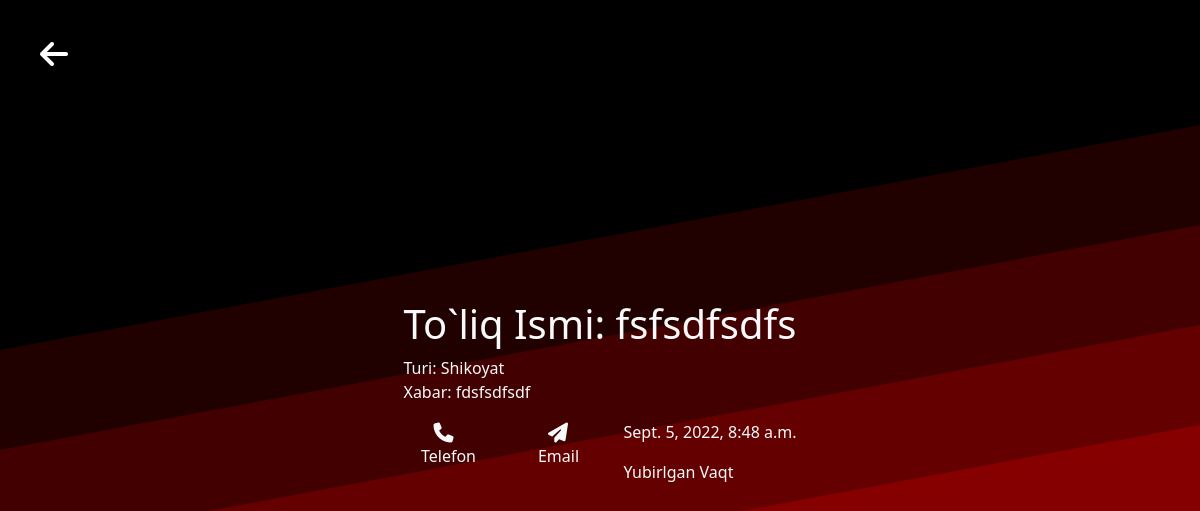
Page /dashboard/1-contact on the committed database.
### furnapp/models.py (models this page shows, shortened)
class Contact(models.Model):
    TAKLIF = "Taklif"
    SHIKOYAT = "Shikoyat"
    CONTACT_CHOICES = [
        (TAKLIF, "Taklif"),
        (SHIKOYAT, "Shikoyat")
    ]
    full_name = models.CharField(max_length=100)
    email = models.EmailField()
    choices = models.CharField(max_length=8, choices=CONTACT_CHOICES, default=TAKLIF)
    mobile = models.IntegerField(default=9989)
    message = models.TextField(max_length=700)
    date = models.DateTimeField(auto_now=add)

### dashboard/views.py (the view)
# urls.py: path('<int:pk>-contact', contact_full, name="contact")
def contact_full(request, pk):
    contacts = Contact.objects.get(id=pk)
    context ={
        "contacts":contacts
    }
    return render(request, "dashboard/pages/contacts.html", context)

### templates/dashboard/pages/contacts.html (shortened to what this page needs)
<!DOCTYPE html>
<html lang="en">
<head>
    <link rel="stylesheet" href="https://cdnjs.cloudflare.com/ajax/libs/font-awesome/6.1.1/css/all.min.css">
    <link href="https://cdn.jsdelivr.net/npm/bootstrap@5.0.2/dist/css/bootstrap.min.css" rel="stylesheet"
>
</head>
<body>
    <a class="gohome" href="{% url 'dashboard:home' %}"><i class="fa-solid fa-arrow-left"></i></a>
    <div class="context">
        <div class="container text-light" >
            <h1 class="full_name">To`liq Ismi: {{ contacts.full_name }}</h1>
            <span class="mt-4 mb-4">Turi: {{ contacts.choices }}</span>
            <p class="msg">Xabar: {{ contacts.message}}</p>
            <div class="d-flex justify-content-between">
                <div style="text-align: center;">
                    <a href="tel:{{ contacts.mobile }}" class="mobile "><i class="fa-solid fa-phone fa-lg text-light"></i></a>
                    <p>Telefon</p>
                </div>
                <div>
                    <a href="mailto:{{ contacts.email }}" class="email"><i class="fa-solid fa-paper-plane fa-lg text-light"></i></a>
                    <p>Email</p>
                </div>
                <div>
                    <div class="d-flex">
                        <span>
                            <div class="d.flex">
                            <p>{{ contacts.date }}</p>
                            </div>
                            <p>Yubirlgan Vaqt</p>
                        </span>
                    </div>
                </div>
            </div>
        </div>
    </div>
</body>
</html>

### templates/dashboard/pages/contacts.html (style rules this page uses)
body { display: grid; background-color: #000000; background-attachment: fixed; background-size: cover; place-items: center; min-height: 100vh; }
.gohome { position: absolute; top: 30px; text-decoration: none; color: #fff; left: 40px; font-size: 2rem; z-index: 10; }
.mobile { margin-right: 40px; margin-left: 30px; }
.email { margin-left: 10px; }

### rows in the picture
Contact: full_name "fsfsdfsdfs", choices "Shikoyat", message "fdsfsdfsdf", date "Sept. 5, 2022, 8:48 a.m."
